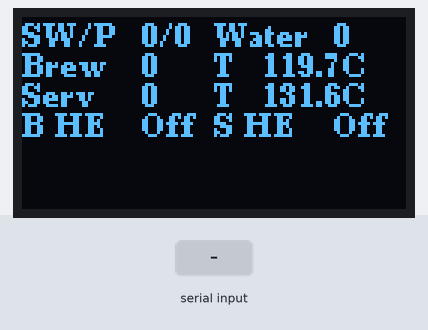
The sketch below on a simulated Arduino Mega 2560, built with avr-gcc and run on an emulated ATmega2560. Shown: 128×64 one-colour display. The inputs (shaded band) are chosen by the test bench. Storage starts empty.

Above: at 1.2 s.
1.3 s: "1" received over the second serial link
At 2.8 s:
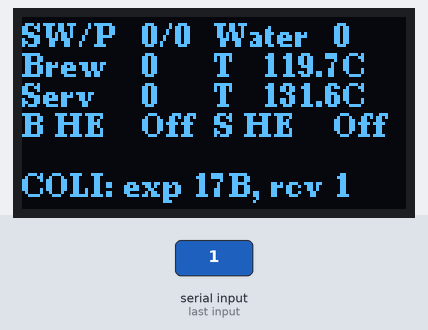
Timing chart, 0 to 4.3 s (numbered marks = the images above; inputs shaded):
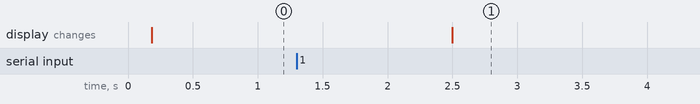

The sketch:

BiancaLogger.ino
```cpp
#include <Arduino.h>
#include <U8g2lib.h>
#include <SPI.h>
#include <SD.h>

const int sdChipSelect = 48;
U8G2_SSD1309_128X64_NONAME0_F_4W_HW_SPI u8g2(U8G2_R0, 46, 47, 49);

uint16_t fileNum = 0;
String fileName;

bool microswitchOn = false;
uint16_t brewboiler = 0;
uint16_t serviceboiler = 0;
uint16_t waterlevel = 0;
bool brewboilerhe = false;
bool serviceboilerhe = false;
bool pumpOn = false;

String ciloError = "";
String coliError = "";

byte coliBuf[18];
byte ciloBuf[5];

unsigned long st;

uint16_t transformHextripet(uint8_t byte0, uint8_t byte1, uint8_t byte2) {
    uint32_t triplet = ((uint32_t)byte0 << 16) | ((uint32_t)byte1 << 8) | (uint32_t)byte2;

    uint8_t lsb = (triplet & 0x00FE00) >> 9;

    uint8_t hig = (triplet & 0x060000) >> 16;
    uint8_t mid = (triplet & 0x000002) >> 1;

    uint8_t msb = (hig | mid) - 1;

    return (uint16_t)lsb | ((uint16_t)msb << 7);
}

float transformBrewTemp(int brewnumber) {
    float k = -0.1342;
    float m = 119.71;

    return k*((float)brewnumber)+m;
}

float transformServiceTemp(int servicenumber) {
    float k = -0.1402;
    float m = 131.65;

    return k*((float)servicenumber)+m;
}

void setup() {
  u8g2.begin();
  // Open serial communications and wait for port to open:

  Serial1.begin(9600, SERIAL_8N1); // 38.4k baud serial sniffed line 1
  Serial2.begin(9600, SERIAL_8N1); // 38.4k baud serial sniffed line 2

  Serial.print("\nInitializing SD card...");

  if (!SD.begin(sdChipSelect)) {
    u8g2.clearBuffer();          // clear the internal memory
    u8g2.setFont(u8g2_font_ncenB08_tr); // choose a suitable font
    u8g2.drawStr(0,10, "SD Card init failed");
    u8g2.sendBuffer();
    while (true);
  }

  while (1) {
    String fileNumString = String(fileNum);
    fileName = String("log" + fileNumString + ".txt");

     if (fileNum > 1) {
      u8g2.clearBuffer();          // clear the internal memory
      u8g2.setFont(u8g2_font_ncenB08_tr); // choose a suitable font
      u8g2.drawStr(0,10, String("Trying file "+fileName).c_str());
      u8g2.sendBuffer();
      delay(50);
    }

    if (!SD.exists(fileName)) {
      break;
    }

    fileNum++;
  }

  st = millis();
}

void readData() {
  int n;

  memset(coliBuf, 0, sizeof(coliBuf));
  memset(ciloBuf, 0, sizeof(ciloBuf));

  if (Serial1.available() > 0) {
    if (Serial1.available() > 36) {
      // Discard things from the UART buffer until it's less full
      Serial1.readBytesUntil(0x00, coliBuf, 18);
      Serial1.readBytesUntil(0x00, coliBuf, 18);
      memset(coliBuf, 0, sizeof(coliBuf));
    }

    // COLI
    n = Serial1.readBytesUntil(0x00, coliBuf, 18);

    if(n == 17) {
      microswitchOn = (coliBuf[1] & 0x40) == 0x00;
      brewboiler = transformHextripet(coliBuf[7], coliBuf[8], coliBuf[9]);
      serviceboiler = transformHextripet(coliBuf[10], coliBuf[11], coliBuf[12]);
      waterlevel = transformHextripet(coliBuf[13], coliBuf[14], coliBuf[15]);

      coliError = "";
    } else {
      String lenString = String(n);
      coliError = String("COLI: exp 17B, rcv " + lenString);
    }
  }

  if (Serial2.available() > 0) {
    if (Serial1.available() > 10) {
      // Discard things from the UART buffer until it's less full
      Serial2.readBytesUntil(0x00, ciloBuf, 5);
      Serial2.readBytesUntil(0x00, ciloBuf, 5);
      memset(ciloBuf, 0, sizeof(ciloBuf));
    }

    // CILO
    n = Serial2.readBytesUntil(0x00, ciloBuf, 5);

    if(n == 4) {
      serviceboilerhe = (ciloBuf[0] & 0x0E) == 0x0A;
      brewboilerhe = (ciloBuf[1] & 0xF0) == 0xE0;
      pumpOn = (ciloBuf[1] & 0x0E) == 0x0E;

      ciloError = "";
    } else {
      String lenString = String(n);
      ciloError = String("CILO: exp 4B, rcv " + lenString);
    }
  }
}


String fb(bool b) {
  return b ? "On" : "Off";
}

void loop() {
  unsigned long dt = millis() - st;
  readData();

  File dataFile = SD.open(fileName, FILE_WRITE);

  if (dataFile) {
    dataFile.print(String("COLI " + String(dt) + ": "));
    for(int j=0; j<sizeof(coliBuf); j++) {
      dataFile.print(" ");
      dataFile.print(coliBuf[j], HEX);
    }

    dataFile.println();

    dataFile.print(String("CILO " + String(dt) + ": "));
    for(int j=0; j<sizeof(ciloBuf); j++) {
      dataFile.print(" ");
      dataFile.print(ciloBuf[j], HEX);
    }

    dataFile.println();
    dataFile.close();
  } else {
    u8g2.clearBuffer();
    u8g2.setFont(u8g2_font_ncenB08_tr);
    u8g2.drawStr(0,10, "Error opening file.");
    u8g2.drawStr(0,20, String("File: " + fileName).c_str());
    u8g2.sendBuffer();
    while (true);
  }

  u8g2.clearBuffer();          // clear the internal memory
  u8g2.setFont(u8g2_font_ncenB08_tr); // choose a suitable font

  u8g2.drawStr(0,10, "SW/P");
  u8g2.drawStr(0,20, "Brew");
  u8g2.drawStr(0,30, "Serv");
  u8g2.drawStr(0,40, "B HE");
  u8g2.drawStr(64,10, "Water");
  u8g2.drawStr(64,20, "T");
  u8g2.drawStr(64,30, "T");
  u8g2.drawStr(64,40, "S HE");

  u8g2.drawStr(0,50, ciloError.c_str());
  u8g2.drawStr(0,60, coliError.c_str());

  u8g2.drawStr(40, 10, String(String((int)microswitchOn) + "/" + String((int)pumpOn)).c_str());
  u8g2.drawStr(40, 20, String(brewboiler).c_str());
  u8g2.drawStr(40, 30, String(serviceboiler).c_str());
  u8g2.drawStr(40, 40, fb(brewboilerhe).c_str());

  u8g2.drawStr(104, 10, String(waterlevel).c_str());
  u8g2.drawStr(80, 20, String(String(transformBrewTemp(brewboiler), 1) + "C").c_str());
  u8g2.drawStr(80, 30, String(String(transformServiceTemp(serviceboiler), 1) + "C").c_str());
  u8g2.drawStr(104, 40, fb(serviceboilerhe).c_str());

  u8g2.sendBuffer();
}
```

Measured:
- after the input at 1.3 s, the display: changes after 1.2 s (image 1)
